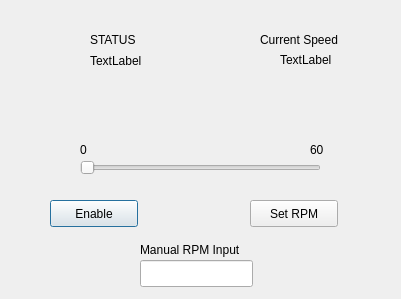
<?xml version="1.0" encoding="UTF-8"?>
<ui version="4.0">
 <class>Dialog</class>
 <widget class="QDialog" name="Dialog">
  <property name="geometry">
   <rect>
    <x>0</x>
    <y>0</y>
    <width>401</width>
    <height>299</height>
   </rect>
  </property>
  <property name="windowTitle">
   <string>Dialog</string>
  </property>
  <widget class="QPushButton" name="pushButton">
   <property name="geometry">
    <rect>
     <x>50</x>
     <y>200</y>
     <width>88</width>
     <height>27</height>
    </rect>
   </property>
   <property name="text">
    <string>Enable</string>
   </property>
  </widget>
  <widget class="QPushButton" name="pushButton_2">
   <property name="geometry">
    <rect>
     <x>250</x>
     <y>200</y>
     <width>88</width>
     <height>27</height>
    </rect>
   </property>
   <property name="text">
    <string>Set RPM</string>
   </property>
  </widget>
  <widget class="QSlider" name="horizontalSlider">
   <property name="geometry">
    <rect>
     <x>80</x>
     <y>160</y>
     <width>241</width>
     <height>16</height>
    </rect>
   </property>
   <property name="orientation">
    <enum>Qt::Horizontal</enum>
   </property>
  </widget>
  <widget class="QLabel" name="label_2">
   <property name="geometry">
    <rect>
     <x>90</x>
     <y>30</y>
     <width>66</width>
     <height>19</height>
    </rect>
   </property>
   <property name="text">
    <string>STATUS</string>
   </property>
  </widget>
  <widget class="QLabel" name="label_3">
   <property name="geometry">
    <rect>
     <x>260</x>
     <y>30</y>
     <width>101</width>
     <height>19</height>
    </rect>
   </property>
   <property name="text">
    <string>Current Speed</string>
   </property>
  </widget>
  <widget class="QLabel" name="label_4">
   <property name="geometry">
    <rect>
     <x>80</x>
     <y>140</y>
     <width>16</width>
     <height>19</height>
    </rect>
   </property>
   <property name="text">
    <string>0</string>
   </property>
  </widget>
  <widget class="QLabel" name="label_5">
   <property name="geometry">
    <rect>
     <x>310</x>
     <y>140</y>
     <width>21</width>
     <height>19</height>
    </rect>
   </property>
   <property name="text">
    <string>60</string>
   </property>
  </widget>
  <widget class="QLineEdit" name="lineEdit_manual_rpm">
   <property name="geometry">
    <rect>
     <x>140</x>
     <y>260</y>
     <width>113</width>
     <height>27</height>
    </rect>
   </property>
  </widget>
  <widget class="QLabel" name="label">
   <property name="geometry">
    <rect>
     <x>140</x>
     <y>240</y>
     <width>131</width>
     <height>20</height>
    </rect>
   </property>
   <property name="text">
    <string>Manual RPM Input</string>
   </property>
  </widget>
  <widget class="QLabel" name="statusMonitor">
   <property name="geometry">
    <rect>
     <x>90</x>
     <y>50</y>
     <width>61</width>
     <height>21</height>
    </rect>
   </property>
   <property name="text">
    <string>TextLabel</string>
   </property>
  </widget>
  <widget class="QLabel" name="rpmMonitor">
   <property name="geometry">
    <rect>
     <x>280</x>
     <y>50</y>
     <width>66</width>
     <height>19</height>
    </rect>
   </property>
   <property name="text">
    <string>TextLabel</string>
   </property>
  </widget>
 </widget>
 <resources/>
 <connections/>
</ui>
